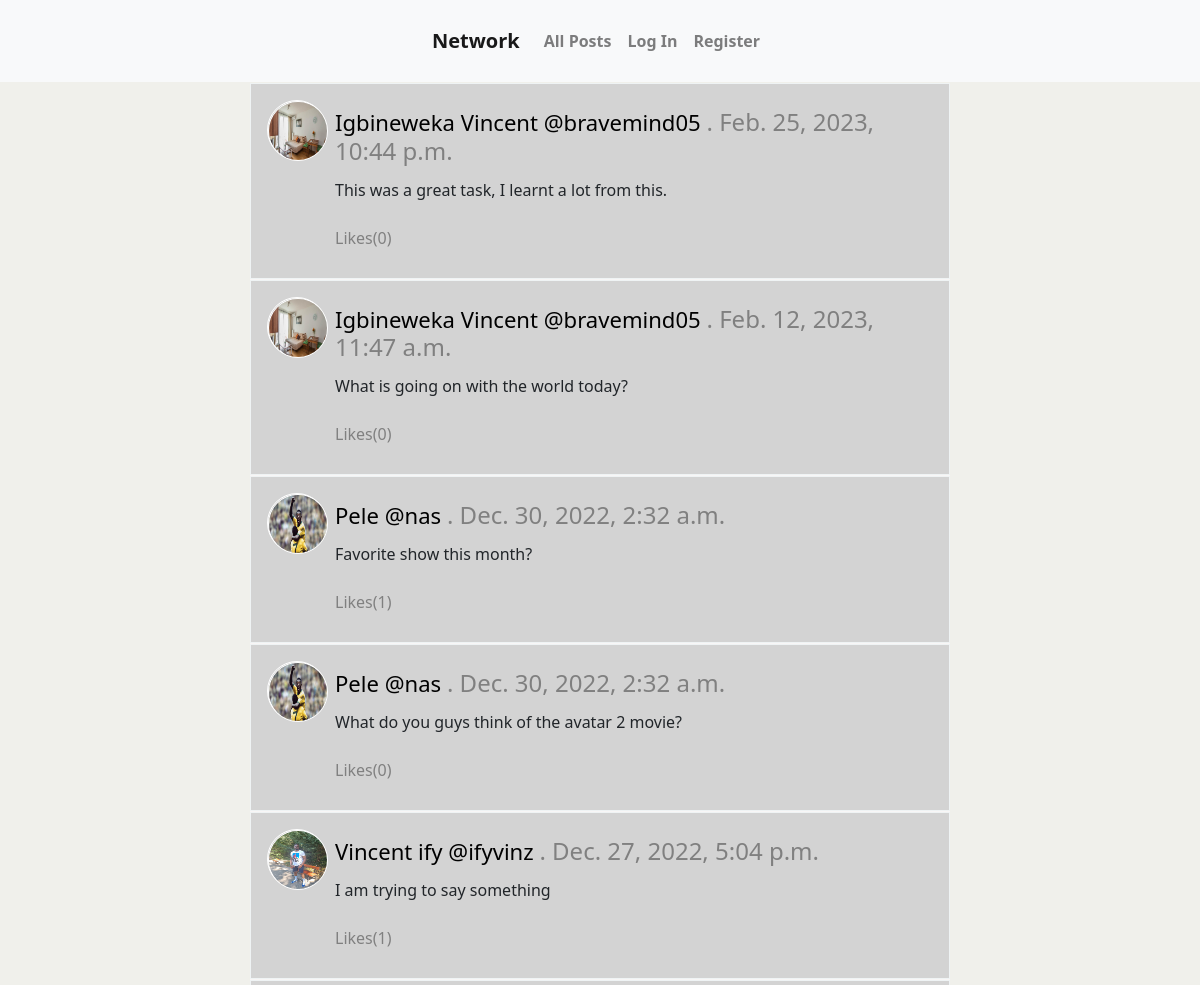
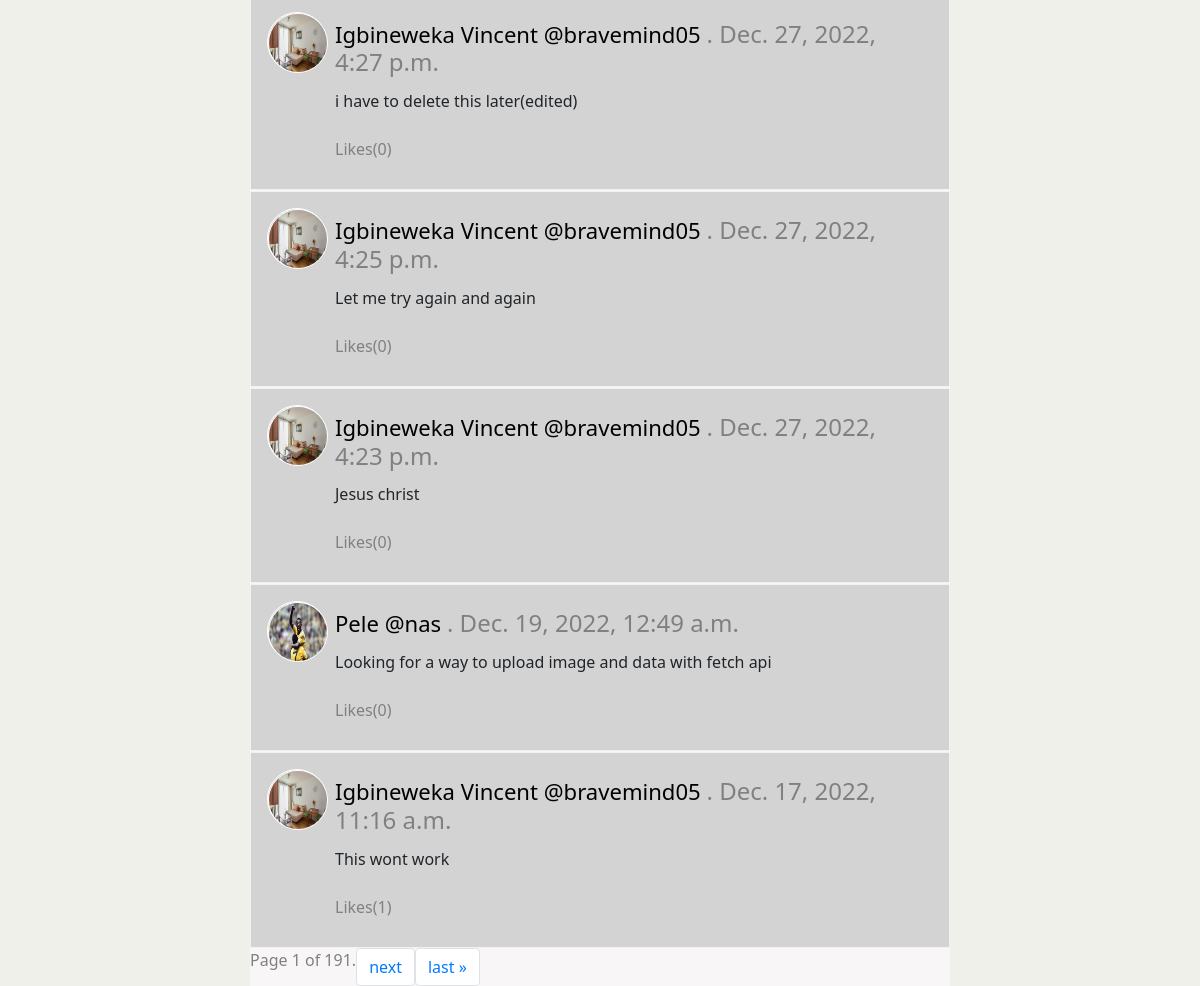
The page / on the database its author committed (2 pictures, top to bottom).
### network/models.py (models this page shows, shortened)
class Post(models.Model):
    author = models.ForeignKey(User, on_delete=models.CASCADE, related_name= "posts")
    body = models.CharField(max_length=160)
    timestamp = models.DateTimeField(auto_now_add=True)
    likes = models.ManyToManyField(User, related_name="likes")
    class Meta:
        ordering = ['-timestamp']

class User(AbstractUser):
    pass
    joined_date = models.DateTimeField(auto_now_add=True)

class Profile(models.Model):
    user = models.ForeignKey(User, on_delete=models.CASCADE, related_name= "profile")
    name = models.CharField(max_length=100, blank=True, null=True)
    about = models.TextField(blank=True, null=True)
    country = models.CharField(max_length=100, blank=True, null=True)
    photo = models.ImageField(blank=True, null=True, upload_to='images/')

### network/views.py (the view)
# urls.py: path("", views.index, name="index"),
def index(request):
    posts = Post.objects.all()
    content =  pagination(request, posts)
    return render(request, "network/index.html", {
        "posts": content,
    })

### network/views.py (called while the page is built)
def pagination(request, posts):
    page_number = int(request.GET.get("page") or 1)
    paginator = Paginator(posts, 10)
    try:
        page_obj = paginator.page(page_number)
    except PageNotAnInteger:
        page_obj = paginator.page(1)
    except EmptyPage:
        page_obj = paginator.page(paginator.num_pages)
    return page_obj

### network/templates/network/index.html (shortened to what this page needs)
{% extends "network/layout.html" %}
{% load static %}
{% block body %}
   <div class ="container">
       <div id="all-posts-div">
           {% for post in posts %}
               <div class="each-post">
                   <div class="user-image">
                    {% if post.author.profile.get.photo %}
                       <img src="{{post.author.profile.get.photo.url}}" alt="profile picture" height="50" width="50" class="user-photo">
                    {% else %}
                       <i class="fas fa-user-tie fa-3x"></i>
                    {% endif %}
                   </div>
                   <div class="post-content">
                      <div id="post-author">
                         <h4><span><a  id="author-link" href="{% url 'profilePage' post.author%}">{{post.author.profile.get.name}}  @{{post.author}} </a> . {{post.timestamp}}</span></h4>
                      </div>
                      <div id="post-body-edit">
                         <p id="post-body">{{post.body}}
                         </p>
                      </div>
                      <div id="post-likes">
                           {% if user.is_authenticated %}
                              {% if user in post.likes.all %}
                              <span class="like-span"><i class="fas fa-heart like-italic" data-id="{{post.id}}"></i><span class="added-likes">{{post.likes.count}}</span></span>
                              {% else %}
                                 <span class="like-span"><i class="far fa-heart like-italic" data-id="{{post.id}}"></i><span class="unlike">{{post.likes.count}}</span></span>
                              {% endif %}
                           {% else %}
                               <span class="post-likes">
                                   Likes(<strong>{{post.likes.count}}</strong>)
                               </span>
                          {% endif %}
                       </div>
                   </div>
               </div>
           {% endfor %}
           <div class="pagination">
            <span class="page-item">
                <span class="current">
                    Page {{ posts.number }} of {{ posts.paginator.num_pages }}.
                </span>
                {% if posts.has_next %}
                    <a class="page-link" href="?page={{ posts.next_page_number }}">next</a>
                    <a class="page-link" href="?page={{ posts.paginator.num_pages }}">last &raquo;</a>
                {% endif %}
            </span>
        </div>
       </div>
   </div>
{% endblock %}

### network/templates/network/layout.html (shortened to what this page needs)
{% load static %}
<!DOCTYPE html>
<html lang="en">
    <head>
        <link rel="stylesheet" href="https://stackpath.bootstrapcdn.com/bootstrap/4.4.1/css/bootstrap.min.css">
        <link href="{% static 'network/styles.css' %}" rel="stylesheet">
    </head>
    <body>
        <nav class="navbar navbar-expand-lg navbar-light bg-light" id="nav-barr" >
            <a class="navbar-brand" href="{% url 'index' %}">Network</a>
            <div>
              <ul class="navbar-nav mr-auto">
                <li class="nav-item">
                  <a class="nav-link" href="{% url 'index' %}">All Posts</a>
                </li>
                {% if user.is_authenticated %}
                    <li class="nav-item">
                        <a class="nav-link" href="{% url 'following' %}">Following</a>
                    </li>
                    <li class="nav-item">
                        <a class="nav-link" href="{% url 'logout' %}">Log Out</a>
                    </li>
                {% else %}
                    <li class="nav-item">
                        <a class="nav-link" href="{% url 'login' %}">Log In</a>
                    </li>
                    <li class="nav-item">
                        <a class="nav-link" href="{% url 'register' %}">Register</a>
                    </li>
                {% endif %}
              </ul>
            </div>
          </nav>
        <div class="body">
            {% block body %}
            {% endblock %}
        </div>
    </body>
</html>

### network/static/network/styles.css (style rules this page uses)
body { background-color: rgb(240, 240, 235); font-family: 'Segoe UI', Tahoma, Geneva, Verdana, sans-serif; }
#all-posts-div { width: 700px; margin: auto; }
.each-post { display: flex; height: auto; padding: 1rem; background-color: lightgray; border: 1px solid #eff3f4; margin-top:1px; }
.user-image { position: relative; width: 60px; height: 60px; border: 1px solid #fff; border-radius: 50%; text-align: center; }
.user-photo { position: relative; width: 60px; height: 60px; border: 1px solid #fff; border-radius: 50%; text-align: center; }
.post-content { padding: 0.5rem; line-height: 2; }
span { font-weight: 100; color: grey; }
#all-posts-div { background-color: rgb(248, 246, 246); }
.page-item { display: flex; }
#author-link { text-decoration: none; color: black; font-size: 0.92em; }
#nav-barr { line-height: 50px; font-weight: bold; display: flex; align-items: center; justify-content: center }

### rows shown on the page
Post: author.profile.get.photo (picture), author.profile.get.name "Igbineweka Vincent", author "bravemind05", timestamp "Feb. 25, 2023, 10:44 p.m.", body "This was a great task, I learnt a lot from this.", likes.count "0"
Post: author.profile.get.photo (picture), author.profile.get.name "Igbineweka Vincent", author "bravemind05", timestamp "Feb. 12, 2023, 11:47 a.m.", body "What is going on with the world today?", likes.count "0"
Post: author.profile.get.photo (picture), author.profile.get.name "Pele", author "nas", timestamp "Dec. 30, 2022, 2:32 a.m.", body "Favorite show this month?", likes.count "1"
Post: author.profile.get.photo (picture), author.profile.get.name "Pele", author "nas", timestamp "Dec. 30, 2022, 2:32 a.m.", body "What do you guys think of the avatar 2 movie?", likes.count "0"
Post: author.profile.get.photo (picture), author.profile.get.name "Vincent ify", author "ifyvinz", timestamp "Dec. 27, 2022, 5:04 p.m.", body "I am trying to say something", likes.count "1"
Post: author.profile.get.photo (picture), author.profile.get.name "Igbineweka Vincent", author "bravemind05", timestamp "Dec. 27, 2022, 4:27 p.m.", body "i have to delete this later(edited)", likes.count "0"
Post: author.profile.get.photo (picture), author.profile.get.name "Igbineweka Vincent", author "bravemind05", timestamp "Dec. 27, 2022, 4:25 p.m.", body "Let me try again and again", likes.count "0"
Post: author.profile.get.photo (picture), author.profile.get.name "Igbineweka Vincent", author "bravemind05", timestamp "Dec. 27, 2022, 4:23 p.m.", body "Jesus christ", likes.count "0"
Post: author.profile.get.photo (picture), author.profile.get.name "Pele", author "nas", timestamp "Dec. 19, 2022, 12:49 a.m.", body "Looking for a way to upload image and data with fetch api", likes.count "0"
Post: author.profile.get.photo (picture), author.profile.get.name "Igbineweka Vincent", author "bravemind05", timestamp "Dec. 17, 2022, 11:16 a.m.", body "This wont work", likes.count "1"

### other values the page prints
{{ posts.number }} "1"
{{ posts.paginator.num_pages }} "191"
